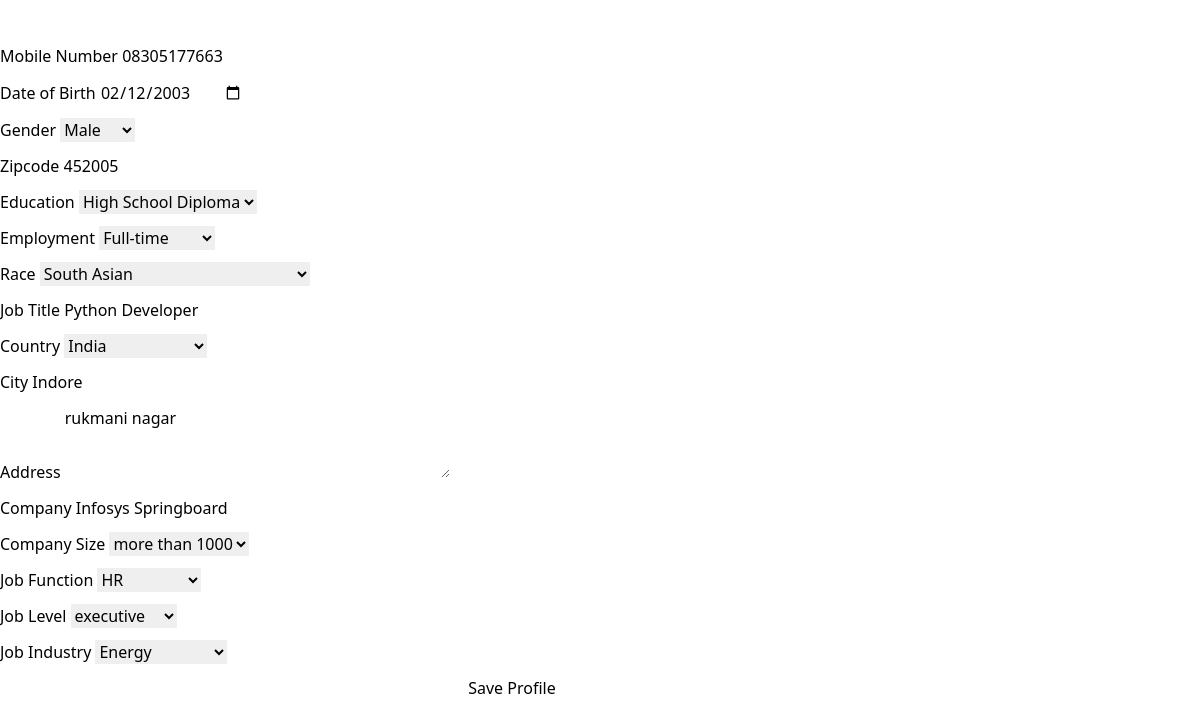
Screenshot of /respondent/complete_profile/ (signed in) with the database file from the repository.
### respondent_app/models.py (models this page shows, shortened)
class Respondent(models.Model):
    user = models.OneToOneField(User, on_delete=models.CASCADE)
    GENDER_CHOICES = [('Male', 'Male'), ('Female', 'Female'), ('Other', 'Other')]
    EDUCATION_CHOICES = [('High School Diploma', 'High School Diploma'), ('Bachelor\'s Degree', 'Bachelor\'s Degree'), ('Master\'s Degree', 'Master\'s Degree'), ('Doctoral Degree', 'Doctoral Degree'), ('Other', 'Other')]
    EMPLOYMENT_CHOICES = [('Full-time', 'Full-time'), ('Part-time', 'Part-time'), ('Freelancer', 'Freelancer'), ('Unemployed', 'Unemployed'), ('Other', 'Other')]
    RACE_CHOICES = [('South Asian', 'South Asian'), ('Asian', 'Asian'), ('Black or African American', 'Black or African American'), ('Hispanic or Latino', 'Hispanic or Latino'), ('Native American or Alaska Native', 'Native American or Alaska Native'), ('White', 'White'), ('Other', 'Other')]
    COUNTRY_CHOICES = [('India', 'India'), ('United States', 'United States'), ('United Kingdom', 'United Kingdom'), ('Canada', 'Canada'), ('Australia', 'Australia'), ('Germany', 'Germany'), ('France', 'France')]
    COMPANY_SIZE_CHOICES = [('less than 10', 'less than 10'), ('10-50', '10-50'), ('50-100', '50-100'), ('100-500', '100-500'), ('500-1000', '500-1000'), ('more than 1000', 'more than 1000')]
    JOB_LEVEL_CHOICES = [('entry level', 'entry level'), ('mid level', 'mid level'), ('senior level', 'senior level'), ('executive', 'executive'), ('other', 'other')]
    JOB_FUNCTION_CHOICES = [('IT', 'IT'), ('Finance', 'Finance'), ('Marketing', 'Marketing'), ('Sales', 'Sales'), ('Operations', 'Operations'), ('HR', 'HR'), ('other', 'other')]
    JOB_INDUSTRY_CHOICES = [('Technology', 'Technology'), ('Finance', 'Finance'), ('Healthcare', 'Healthcare'), ('Retail', 'Retail'), ('Manufacturing', 'Manufacturing'), ('Energy', 'Energy'), ('other', 'other')]
    mobile = models.CharField(max_length=20, blank=True, null=True)
    dob = models.DateField(blank=True, null=True)  # Date of Birth
    gender = models.CharField(max_length=10, choices=GENDER_CHOICES, blank=True, null=True)
    zipcode = models.CharField(max_length=10, blank=True, null=True)
    education = models.CharField(max_length=100, choices=EDUCATION_CHOICES, null=True, blank=True)
    employment = models.CharField(max_length=100, choices=EMPLOYMENT_CHOICES, null=True, blank=True)
    race = models.CharField(max_length=100, choices=RACE_CHOICES, null=True, blank=True)
    job_title = models.CharField(max_length=100, null=True, blank=True)
    country = models.CharField(max_length=100, choices=COUNTRY_CHOICES, null=True, blank=True)
    city = models.CharField(max_length=100, null=True, blank=True)
    address = models.TextField(null=True, blank=True)
    company = models.CharField(max_length=100, null=True, blank=True)
    company_size = models.CharField(max_length=100, choices=COMPANY_SIZE_CHOICES, null=True, blank=True)
    job_function = models.CharField(max_length=100, choices=JOB_FUNCTION_CHOICES, null=True, blank=True)
    job_industry = models.CharField(max_length=100, choices=JOB_INDUSTRY_CHOICES, null=True, blank=True)
    job_level = models.CharField(max_length=100, choices=JOB_LEVEL_CHOICES, null=True, blank=True)

### respondent_app/views.py (the view)
# urls.py: path('complete_profile/', complete_respondent_profile, name='complete_profile'),
@login_required
def complete_respondent_profile(request):
    try:
        respondent = request.user.respondent
        if request.method == 'POST':
            form = RespondentProfileForm(request.POST, instance=respondent)
            if form.is_valid():
                form.save()
                return redirect('respondent_app:dashboard')  # Redirect to dashboard after profile completion
        else:
            form = RespondentProfileForm(instance=respondent)
        return render(request, 'respondent_app/complete_profile.html', {'form': form})
    except Respondent.DoesNotExist:
        if request.method == 'POST':
            form = RespondentProfileForm(request.POST)
            if form.is_valid():
                respondent = form.save(commit=False)
                respondent.user = request.user
                respondent.save()
                return redirect('respondent_app:dashboard')
        else:
            form = RespondentProfileForm()
        return render(request, 'respondent_app/complete_profile.html', {'form': form})

### respondent_app/forms.py
class RespondentProfileForm(forms.ModelForm):
    class Meta:
        model = Respondent
        fields = [
            'mobile', 'dob', 'gender', 'zipcode',
            'education', 'employment', 'race',
            'job_title', 'country', 'city', 'address',
            'company', 'company_size', 'job_function',
            'job_industry', 'job_level'
        ]
        widgets = {
            'dob': forms.DateInput(attrs={'type': 'date'}),
            'address': forms.Textarea(attrs={'rows': 3}),
        }

### templates/respondent_app/complete_profile.html (shortened to what this page needs)
{% extends 'respondent_app/base.html' %}
{% block content %}
<div class="container mt-5">
    <div class="row justify-content-center">
        <div class="col-md-8">
            <div class="card">
                <div class="card-header bg-primary text-white">
                    <h2 class="text-center mb-0">Complete Your Profile</h2>
                </div>
                <div class="card-body">
                    <form method="post">
                        <div class="row">
                            <div class="col-md-6">
                                <div class="form-group mb-3">
                                    <label>Mobile Number</label>
                                    {{ form.mobile }}
                                </div>
                                <div class="form-group mb-3">
                                    <label>Date of Birth</label>
                                    {{ form.dob }}
                                </div>
                                <div class="form-group mb-3">
                                    <label>Gender</label>
                                    {{ form.gender }}
                                </div>
                                <div class="form-group mb-3">
                                    <label>Zipcode</label>
                                    {{ form.zipcode }}
                                </div>
                                <div class="form-group mb-3">
                                    <label>Education</label>
                                    {{ form.education }}
                                </div>
                            </div>
                            <div class="col-md-6">
                                <div class="form-group mb-3">
                                    <label>Employment</label>
                                    {{ form.employment }}
                                </div>
                                <div class="form-group mb-3">
                                    <label>Race</label>
                                    {{ form.race }}
                                </div>
                                <div class="form-group mb-3">
                                    <label>Job Title</label>
                                    {{ form.job_title }}
                                </div>
                                <div class="form-group mb-3">
                                    <label>Country</label>
                                    {{ form.country }}
                                </div>
                                <div class="form-group mb-3">
                                    <label>City</label>
                                    {{ form.city }}
                                </div>
                            </div>
                        </div>
                        <div class="row">
                            <div class="col-12">
                                <div class="form-group mb-3">
                                    <label>Address</label>
                                    {{ form.address }}
                                </div>
                                <div class="form-group mb-3">
                                    <label>Company</label>
                                    {{ form.company }}
                                </div>
                                <div class="row">
                                    <div class="col-md-4">
                                        <div class="form-group mb-3">
                                            <label>Company Size</label>
                                            {{ form.company_size }}
                                        </div>
                                    </div>
                                    <div class="col-md-4">
                                        <div class="form-group mb-3">
                                            <label>Job Function</label>
                                            {{ form.job_function }}
                                        </div>
                                    </div>
                                    <div class="col-md-4">
                                        <div class="form-group mb-3">
                                            <label>Job Level</label>
                                            {{ form.job_level }}
                                        </div>
                                    </div>
                                </div>
                                <div class="form-group mb-3">
                                    <label>Job Industry</label>
                                    {{ form.job_industry }}
                                </div>
                            </div>
                        </div>
                        <div class="text-center">
                            <button type="submit" class="btn btn-primary btn-lg">Save Profile</button>
                        </div>
                    </form>
                </div>
            </div>
        </div>
    </div>
</div>
{% endblock %}

### rows the page displays
Respondent: mobile "08305177663", dob "02/12/2003", gender "Male", zipcode "452005", education "High School Diploma", employment "Full-time", race "South Asian", job_title "Python Developer", country "India", city "Indore", address "rukmani nagar", company "Infosys Springboard", company_size "more than 1000", job_function "HR", job_level "executive", job_industry "Energy"
